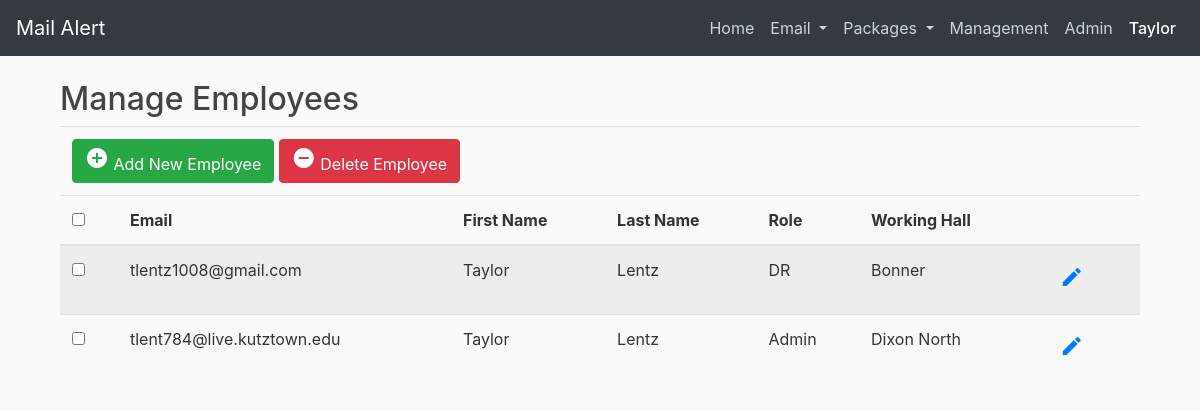
Screenshot of /management (signed in) with the database file from the repository.
### mailalert/models.py (models this page shows, shortened)
class Employee(db.Model, UserMixin):
    id = db.Column(db.Integer, primary_key=True)
    hired_date = db.Column(db.DateTime, nullable=False, default=datetime.now)
    email = db.Column(db.String(120), unique=True, nullable=False)
    fname = db.Column(db.String(100), nullable=False)
    lname = db.Column(db.String(100), nullable=False)
    workinghall = db.Column(db.String(2), nullable=False)
    password = db.Column(db.String(60), nullable=False)
    access = db.Column(db.String, nullable=False, default="DR")
    def is_admin(self):
        return self.access == 'Admin'
    def allowed(self, access_level):
        return ACCESS[self.access] >= ACCESS[access_level]

### mailalert/employees/routes.py (the view, shortened to what this page needs)
@employees.route("/management", methods=['GET', 'POST'])
@login_required
@requires_access_level('Building Director')
def management():
    form = ManagementForm()
    employees = Employee.query.all()
    return render_template('management.html', title='Management', form=form, employees=employees)

### mailalert/employees/forms.py (shortened to what this page needs)
class ManagementForm(FlaskForm):
    email = StringField('Email ', validators=[DataRequired(), Email()])
    firstName = StringField('First Name', validators=[DataRequired()])
    lastName = StringField('Last Name', validators=[DataRequired()])
    role = SelectField('Role', choices=[('Admin', 'Admin'), ('Building Director', 'Building Director'), ('DR','DR')])
    hall = SelectField('Working Hall', choices=[('Dixon North', 'Dixon North'), ('Dixon South', 'Dixon South'), ('Village South', 'Village South'),
                                                ('University Place', 'University Place'), ('Bonner', 'Bonner'), ('Johnson', 'Johnson'),
                                                ('Schuylkill', 'Schuylkill'), ('Lehigh', 'Lehigh'), ('Beck', 'Beck'),
                                                ('Berks', 'Berks'), ('Deatrick', 'Deatrick'), ('Rothermel', 'Rothermel'), ('Honors', 'Honors')])
    submit = SubmitField('Submit')

### mailalert/main/utils.py (called while the page is built)
def requires_access_level(access_level):
    def decorator(f):
        @wraps(f)
        def decorated_function(*args, **kwargs):
            if not current_user.allowed(access_level):
                return render_template('errors/403.html')
            return f(*args, **kwargs)
        return decorated_function
    return decorator

### mailalert/models.py (called while the page is built)
@login_manager.user_loader
def load_user(id):
    return Employee.query.get(int(id))

### mailalert/templates/management.html (shortened to what this page needs)
{% extends "layout_with_navbar.html" %}
{%block content %}
<head>
</head>
<body>
	<div class="container">
		<form action="{{ url_for('employees.delete_employee') }}" method="POST">
			<div class="table-wrapper">
				<div class="table-title">
					<div class="row">
						<div class="col-sm-6">
							<h2>Manage Employees</h2>
						</div>
					</div>
				</div>
				<table class="table table-striped table-hover">
					<thead>
						<tr>
							<div class="btn-toolbar float-right">
								<td colspan="7">
									<a href="#addEmployeeModal" class="btn btn-success" data-toggle="modal"><i
											class="material-icons">&#xE147;</i> <span>Add New Employee</span></a>
									<a href="#deleteEmployeeModal" class="btn btn-danger" data-toggle="modal"><i
											class="material-icons">&#xE15C;</i> <span>Delete Employee</span></a>
								</td>
							</div>
						</tr>
						<tr>
							<th>
								<span class="custom-checkbox">
									<input type="checkbox" id="selectAll" />
								</span>
							</th>
							<th>Email</th>
							<th>First Name</th>
							<th>Last Name</th>
							<th>Role</th>
							<th>Working Hall</th>
							<th></th>
						</tr>
					</thead>
					{% for employee in employees %}
						<tr>
							<td><span class="custom-checkbox">
									<input type="checkbox" name="del_employees" value="{{ employee.id }}" />
								</span></td>
							<td>{{ employee.email }}</td>
							<td>{{ employee.fname }}</td>
							<td>{{ employee.lname }}</td>
							<td>{{ employee.access }}</td>
							<td>{{ employee.workinghall }}</td>
							<td>
								<a href="#editEmployeeModal" align="center" class="btn edit" title="Edit" value="{{ employee.id }}" id="edit" data-toggle="modal">
									<i class="material-icons">&#xE254;</i>
								</a>
							</td>
						</tr>
					{% endfor %}
				</table>
			</div>
		</form>
	</div>
</body>
{% endblock %}

### mailalert/templates/layout_with_navbar.html (shortened to what this page needs)
<!DOCTYPE html>
<html>
<head>
  <link rel="stylesheet" href="https://maxcdn.bootstrapcdn.com/bootstrap/4.0.0/css/bootstrap.min.css"
>
  <link rel="stylesheet" type="text/css" href="{{ url_for('static', filename='main.css') }}">
  <link rel="stylesheet" href="https://maxcdn.bootstrapcdn.com/font-awesome/4.7.0/css/font-awesome.min.css">
</head>
<body>
  <header class="site-header">
    <nav class="navbar navbar-expand-lg navbar-dark bg-dark fixed-top">
      <a class="navbar-brand" href="/">Mail Alert</a>
      <div class="collapse navbar-collapse" id="navbarNavDropdown">
        <ul class="navbar-nav ml-auto">
          <li class="nav-item">
            <a class="nav-link" href="/">Home <span class="sr-only">(current)</span></a>
          </li>
          <li class="nav-item dropdown">
            <a class="nav-link dropdown-toggle" href="#" id="navbarDropdownMenuLink" data-toggle="dropdown"
              aria-haspopup="true" aria-expanded="false">
              Email
            </a>
          </li>
          <li class="nav-item dropdown">
            <a class="nav-link dropdown-toggle" href="#" id="navbarDropdownMenuLink" data-toggle="dropdown"
              aria-haspopup="true" aria-expanded="false">
              Packages
            </a>
          </li>
          {% if current_user.allowed('Building Director') %}
            <li class="nav-item">
              <a class="nav-link" href="{{ url_for('employees.management') }}">Management<span class="sr-only">(current)</span></a>
            </li>
          {% endif %}
          {% if current_user.is_admin() %}
            <li class="nav-item">
              <a class="nav-link" href="{{ url_for('admin.index') }}">Admin<span class="sr-only">(current)</span></a>
            </li>
          {% endif %}
          <li class="nav-item dropdown">
              <a class="nav-link active" href="#" id="navbarDropdownMenuLink" data-toggle="dropdown"
                aria-haspopup="true" aria-expanded="false">
                {{ current_user.fname }}
              </a>
            </li>
        </ul>
      </div>
    </nav>
  </header>
  <main role="main" class="container">
    <div class="row">
      <div class="col-md-12">
        {% block content %}{% endblock %}
    </div>
  </main>
</body>
</html>

### mailalert/static/main.css (style rules this page uses)
body { background: #fafafa; color: #333333; margin-top: 5rem; }
h1, h2, h3, h4, h5, h6 { color: #444444; }
.site-header .navbar-nav .nav-link { color: #cbd5db; }
.site-header .navbar-nav .nav-link.active { font-weight: 500; }

### rows the page displays
Employee: fname "Taylor", email "tlent784@live.kutztown.edu", lname "Lentz", access "Admin", workinghall "Dixon North", {{ employee.id }} 2 (drawn)
Employee: email "tlentz1008@gmail.com", fname "Taylor", lname "Lentz", access "DR", workinghall "Bonner", {{ employee.id }} 1 (drawn)
